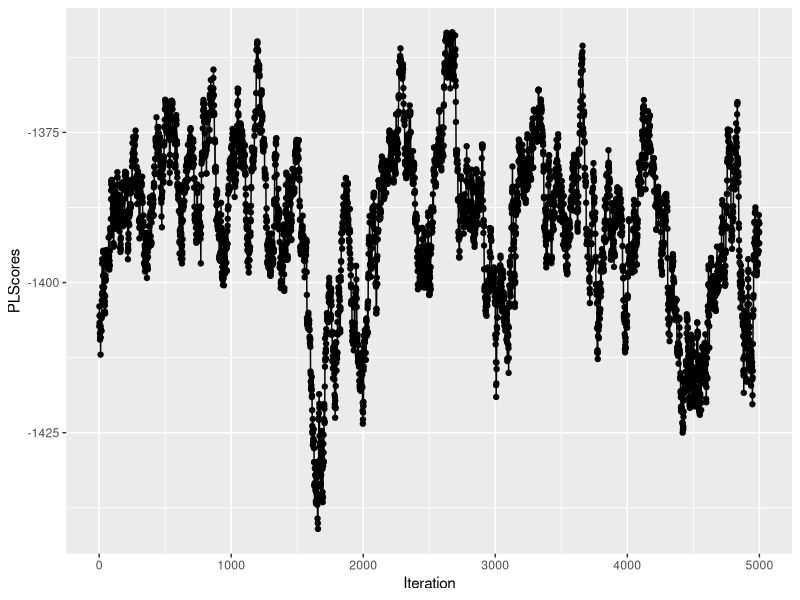

Generate this figure with R:
setwd("~/GitHub/Thesis/Plotting")
library(ggplot2)

data <- read.table("../data_output/PL-data.txt",header = FALSE)
PLScores <- as.numeric(data[,6])
Iteration <- 1:length(PLScores)
df <- data.frame(PLScores, Iteration)
# plot(PLScores, type="o")
ggplot(data = df, aes(x=Iteration,y=PLScores, group=1))+
  geom_line() +
  geom_point()
